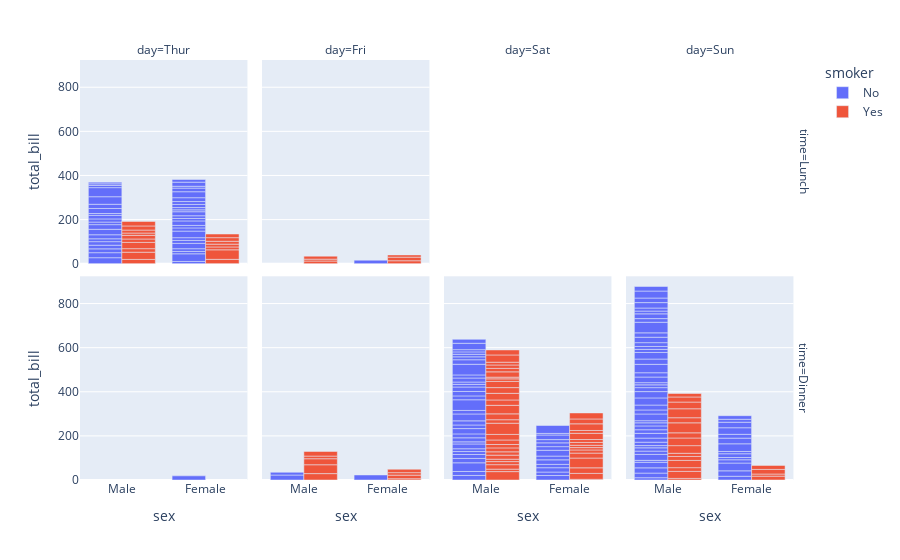

Write notebook code for a chart like this one.
### Code cell
fig = px.bar(
    df,x = "sex",y="total_bill",color="smoker",barmode="group",
    facet_row= "time",
    facet_col="day",
    category_orders={"day":['Thur','Fri','Sat','Sun'],
                     "time":["Lunch","Dinner"]}
                     )
fig.show()

### Figure 1 — Plotly figure (JSON) as saved in the notebook; plotly's stock layout.template omitted (floating-point values rounded to 4 significant figures)
{"data": [{"alignmentgroup": "True", "hovertemplate": "smoker=No<br>time=Lunch<br>day=Thur<br>sex=%{x}<br>total_bill=%{y}<extra></extra>", "legendgroup": "No", "marker": {"color": "#636efa", "pattern": {"shape": ""}}, "name": "No", "offsetgroup": "No", "orientation": "v", "showlegend": true, "textposition": "auto", "type": "bar", "x": ["Male", "Male", "Male", "Male", "Female", "Male", "Female", "Male", "Male", "Male", "Male", "Female", "Female", "Female", "Male", "Female", "Male", "Male", "Female", "Female", "Male", "Female", "Female", "Male", "Male", "Female", "Female", "Female", "Female", "Female", "Female", "Female", "Female", "Female", "Male", "Male", "Female", "Female", "Female", "Female", "Female", "Male", "Male", "Male"], "xaxis": "x5", "y": [27.2, 22.76, 17.29, 16.66, 10.07, 15.98, 34.83, 13.03, 18.28, 24.71, 21.16, 10.65, 12.43, 24.08, 11.69, 13.42, 14.26, 15.95, 12.48, 29.8, 8.52, 14.52, 11.38, 22.82, 19.08, 20.27, 11.17, 12.26, 18.26, 8.51, 10.33, 14.15, 13.16, 17.47, 34.3, 41.19, 27.05, 16.43, 8.35, 18.64, 11.87, 9.78, 7.51, 7.56], "yaxis": "y5"}, {"alignmentgroup": "True", "hovertemplate": "smoker=No<br>time=Lunch<br>day=Fri<br>sex=%{x}<br>total_bill=%{y}<extra></extra>", "legendgroup": "No", "marker": {"color": "#636efa", "pattern": {"shape": ""}}, "name": "No", "offsetgroup": "No", "orientation": "v", "showlegend": false, "textposition": "auto", "type": "bar", "x": ["Female"], "xaxis": "x6", "y": [15.98], "yaxis": "y6"}, {"alignmentgroup": "True", "hovertemplate": "smoker=No<br>time=Dinner<br>day=Thur<br>sex=%{x}<br>total_bill=%{y}<extra></extra>", "legendgroup": "No", "marker": {"color": "#636efa", "pattern": {"shape": ""}}, "name": "No", "offsetgroup": "No", "orientation": "v", "showlegend": false, "textposition": "auto", "type": "bar", "x": ["Female"], "xaxis": "x", "y": [18.78], "yaxis": "y"}, {"alignmentgroup": "True", "hovertemplate": "smoker=No<br>time=Dinner<br>day=Fri<br>sex=%{x}<br>total_bill=%{y}<extra></extra>", "legendgroup": "No", "marker": {"color": "#636efa", "pattern": {"shape": ""}}, "name": "No", "offsetgroup": "No", "orientation": "v", "showlegend": false, "textposition": "auto", "type": "bar", "x": ["Male", "Female", "Male"], "xaxis": "x2", "y": [22.49, 22.75, 12.46], "yaxis": "y2"}, {"alignmentgroup": "True", "hovertemplate": "smoker=No<br>time=Dinner<br>day=Sat<br>sex=%{x}<br>total_bill=%{y}<extra></extra>", "legendgroup": "No", "marker": {"color": "#636efa", "pattern": {"shape": ""}}, "name": "No", "offsetgroup": "No", "orientation": "v", "showlegend": false, "textposition": "auto", "type": "bar", "x": ["Male", "Male", "Female", "Female", "Male", "Male", "Male", "Male", "Male", "Male", "Female", "Male", "Male", "Female", "Female", "Male", "Male", "Male", "Female", "Male", "Male", "Male", "Female", "Male", "Male", "Male", "Female", "Male", "Male", "Female", "Female", "Male", "Female", "Male", "Male", "Female", "Male", "Male", "Male", "Male", "Male", "Male", "Female", "Male", "Male"], "xaxis": "x3", "y": [20.65, 17.92, 20.29, 15.77, 39.42, 19.82, 17.81, 13.37, 12.69, 21.7, 19.65, 9.55, 18.35, 15.06, 20.69, 17.78, 24.06, 16.31, 16.93, 18.69, 31.27, 16.04, 26.41, 48.27, 17.59, 20.08, 16.45, 20.23, 12.02, 17.07, 14.73, 10.51, 20.92, 18.24, 14, 7.25, 48.33, 20.45, 13.28, 11.61, 10.77, 10.07, 35.83, 29.03, 17.82], "yaxis": "y3"}, {"alignmentgroup": "True", "hovertemplate": "smoker=No<br>time=Dinner<br>day=Sun<br>sex=%{x}<br>total_bill=%{y}<extra></extra>", "legendgroup": "No", "marker": {"color": "#636efa", "pattern": {"shape": ""}}, "name": "No", "offsetgroup": "No", "orientation": "v", "showlegend": false, "textposition": "auto", "type": "bar", "x": ["Female", "Male", "Male", "Male", "Female", "Male", "Male", "Male", "Male", "Male", "Male", "Female", "Male", "Male", "Female", "Male", "Female", "Male", "Female", "Male", "Male", "Male", "Male", "Male", "Male", "Male", "Male", "Male", "Male", "Female", "Female", "Male", "Male", "Male", "Male", "Male", "Female", "Female", "Male", "Male", "Male", "Male", "Male", "Male", "Female", "Male", "Female", "Female", "Male", "Male", "Male", "Female", "Male", "Male", "Male", "Male", "Male"], "xaxis": "x4", "y": [16.99, 10.34, 21.01, 23.68, 24.59, 25.29, 8.77, 26.88, 15.04, 14.78, 10.27, 35.26, 15.42, 18.43, 14.83, 21.58, 10.33, 16.29, 16.97, 17.46, 13.94, 9.68, 30.4, 18.29, 22.23, 32.4, 28.55, 18.04, 12.54, 10.29, 34.81, 9.94, 25.56, 19.49, 38.07, 23.95, 25.71, 17.31, 29.93, 14.07, 13.13, 17.26, 24.55, 19.77, 29.85, 48.17, 25, 13.39, 16.49, 21.5, 12.66, 16.21, 13.81, 24.52, 20.76, 31.71, 20.69], "yaxis": "y4"}, {"alignmentgroup": "True", "hovertemplate": "smoker=Yes<br>time=Lunch<br>day=Thur<br>sex=%{x}<br>total_bill=%{y}<extra></extra>", "legendgroup": "Yes", "marker": {"color": "#EF553B", "pattern": {"shape": ""}}, "name": "Yes", "offsetgroup": "Yes", "orientation": "v", "showlegend": true, "textposition": "auto", "type": "bar", "x": ["Male", "Male", "Male", "Female", "Male", "Male", "Male", "Male", "Female", "Female", "Male", "Male", "Female", "Female", "Female", "Male", "Female"], "xaxis": "x5", "y": [19.44, 32.68, 16, 19.81, 28.44, 15.48, 16.58, 10.34, 43.11, 13, 13.51, 18.71, 12.74, 13, 16.4, 20.53, 16.47], "yaxis": "y5"}, {"alignmentgroup": "True", "hovertemplate": "smoker=Yes<br>time=Lunch<br>day=Fri<br>sex=%{x}<br>total_bill=%{y}<extra></extra>", "legendgroup": "Yes", "marker": {"color": "#EF553B", "pattern": {"shape": ""}}, "name": "Yes", "offsetgroup": "Yes", "orientation": "v", "showlegend": false, "textposition": "auto", "type": "bar", "x": ["Male", "Female", "Male", "Male", "Female", "Female"], "xaxis": "x6", "y": [12.16, 13.42, 8.58, 13.42, 16.27, 10.09], "yaxis": "y6"}, {"alignmentgroup": "True", "hovertemplate": "smoker=Yes<br>time=Dinner<br>day=Fri<br>sex=%{x}<br>total_bill=%{y}<extra></extra>", "legendgroup": "Yes", "marker": {"color": "#EF553B", "pattern": {"shape": ""}}, "name": "Yes", "offsetgroup": "Yes", "orientation": "v", "showlegend": false, "textposition": "auto", "type": "bar", "x": ["Male", "Female", "Female", "Male", "Male", "Male", "Male", "Female", "Female"], "xaxis": "x2", "y": [28.97, 5.75, 16.32, 40.17, 27.28, 12.03, 21.01, 11.35, 15.38], "yaxis": "y2"}, {"alignmentgroup": "True", "hovertemplate": "smoker=Yes<br>time=Dinner<br>day=Sat<br>sex=%{x}<br>total_bill=%{y}<extra></extra>", "legendgroup": "Yes", "marker": {"color": "#EF553B", "pattern": {"shape": ""}}, "name": "Yes", "offsetgroup": "Yes", "orientation": "v", "showlegend": false, "textposition": "auto", "type": "bar", "x": ["Male", "Male", "Male", "Male", "Male", "Male", "Female", "Male", "Female", "Female", "Male", "Female", "Female", "Male", "Male", "Male", "Female", "Female", "Female", "Male", "Male", "Male", "Male", "Male", "Female", "Male", "Male", "Female", "Female", "Female", "Male", "Male", "Male", "Female", "Female", "Male", "Male", "Male", "Male", "Male", "Female", "Male"], "xaxis": "x3", "y": [38.01, 11.24, 20.29, 13.81, 11.02, 18.29, 3.07, 15.01, 26.86, 25.28, 17.92, 44.3, 22.42, 15.36, 20.49, 25.21, 14.31, 10.59, 10.63, 50.81, 15.81, 26.59, 38.73, 24.27, 12.76, 30.06, 25.89, 13.27, 28.17, 12.9, 28.15, 11.59, 7.74, 30.14, 22.12, 24.01, 15.69, 15.53, 12.6, 32.83, 27.18, 22.67], "yaxis": "y3"}, {"alignmentgroup": "True", "hovertemplate": "smoker=Yes<br>time=Dinner<br>day=Sun<br>sex=%{x}<br>total_bill=%{y}<extra></extra>", "legendgroup": "Yes", "marker": {"color": "#EF553B", "pattern": {"shape": ""}}, "name": "Yes", "offsetgroup": "Yes", "orientation": "v", "showlegend": false, "textposition": "auto", "type": "bar", "x": ["Female", "Male", "Male", "Male", "Male", "Male", "Male", "Female", "Male", "Male", "Male", "Male", "Male", "Male", "Female", "Male", "Female", "Male", "Male"], "xaxis": "x4", "y": [17.51, 7.25, 31.85, 16.82, 32.9, 17.89, 14.48, 9.6, 34.63, 34.65, 23.33, 45.35, 23.17, 40.55, 20.9, 30.46, 18.15, 23.1, 15.69], "yaxis": "y4"}], "layout": {"annotations": [{"font": {}, "showarrow": false, "text": "day=Thur", "x": 0.115, "xanchor": "center", "xref": "paper", "y": 1, "yanchor": "bottom", "yref": "paper"}, {"font": {}, "showarrow": false, "text": "day=Fri", "x": 0.365, "xanchor": "center", "xref": "paper", "y": 1, "yanchor": "bottom", "yref": "paper"}, {"font": {}, "showarrow": false, "text": "day=Sat", "x": 0.615, "xanchor": "center", "xref": "paper", "y": 1, "yanchor": "bottom", "yref": "paper"}, {"font": {}, "showarrow": false, "text": "day=Sun", "x": 0.865, "xanchor": "center", "xref": "paper", "y": 1, "yanchor": "bottom", "yref": "paper"}, {"font": {}, "showarrow": false, "text": "time=Dinner", "textangle": 90, "x": 0.98, "xanchor": "left", "xref": "paper", "y": 0.2425, "yanchor": "middle", "yref": "paper"}, {"font": {}, "showarrow": false, "text": "time=Lunch", "textangle": 90, "x": 0.98, "xanchor": "left", "xref": "paper", "y": 0.7575, "yanchor": "middle", "yref": "paper"}], "barmode": "group", "legend": {"title": {"text": "smoker"}, "tracegroupgap": 0}, "margin": {"t": 60}, "xaxis": {"anchor": "y", "domain": [0, 0.23], "title": {"text": "sex"}}, "xaxis2": {"anchor": "y2", "domain": [0.25, 0.48], "matches": "x", "title": {"text": "sex"}}, "xaxis3": {"anchor": "y3", "domain": [0.5, 0.73], "matches": "x", "title": {"text": "sex"}}, "xaxis4": {"anchor": "y4", "domain": [0.75, 0.98], "matches": "x", "title": {"text": "sex"}}, "xaxis5": {"anchor": "y5", "domain": [0, 0.23], "matches": "x", "showticklabels": false}, "xaxis6": {"anchor": "y6", "domain": [0.25, 0.48], "matches": "x", "showticklabels": false}, "xaxis7": {"anchor": "y7", "domain": [0.5, 0.73], "matches": "x", "showticklabels": false}, "xaxis8": {"anchor": "y8", "domain": [0.75, 0.98], "matches": "x", "showticklabels": false}, "yaxis": {"anchor": "x", "domain": [0, 0.485], "title": {"text": "total_bill"}}, "yaxis2": {"anchor": "x2", "domain": [0, 0.485], "matches": "y", "showticklabels": false}, "yaxis3": {"anchor": "x3", "domain": [0, 0.485], "matches": "y", "showticklabels": false}, "yaxis4": {"anchor": "x4", "domain": [0, 0.485], "matches": "y", "showticklabels": false}, "yaxis5": {"anchor": "x5", "domain": [0.515, 1], "matches": "y", "title": {"text": "total_bill"}}, "yaxis6": {"anchor": "x6", "domain": [0.515, 1], "matches": "y", "showticklabels": false}, "yaxis7": {"anchor": "x7", "domain": [0.515, 1], "matches": "y", "showticklabels": false}, "yaxis8": {"anchor": "x8", "domain": [0.515, 1], "matches": "y", "showticklabels": false}}}
